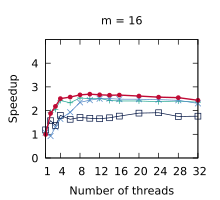

gnuplot code for this plot:
set title "m = 16"
set terminal pdf size 2.2,2.0
set output "./results/Compactions_n___4,194,304,_m___16.pdf"
set key off
set xrange [1:32]
set xtics (1, 4, 8, 12, 16, 20, 24, 28, 32)
set xlabel "Number of threads"
set yrange [0:5]
set ytics (0, 1, 2, 3, 4)
set ylabel "Speedup"
plot './results/Compactions_n___4,194,304,_m___16.dat' using 1:2 title "Outer parallelism" pointsize 0.7 lw 1 pt 1 linecolor rgb "#24A793" with linespoints, \
  './results/Compactions_n___4,194,304,_m___16.dat' using 1:3 title "Inner parallelism" pointsize 0.7 lw 1 pt 2 linecolor rgb "#5287C6" with linespoints, \
  './results/Compactions_n___4,194,304,_m___16.dat' using 1:4 title "OpenMP" pointsize 0.7 lw 1 pt 4 linecolor rgb "#001240" with linespoints, \
  './results/Compactions_n___4,194,304,_m___16.dat' using 1:5 title "Work assisting (our)" pointsize 0.4 lw 2 pt 7 linecolor rgb "#C00A35" with linespoints
